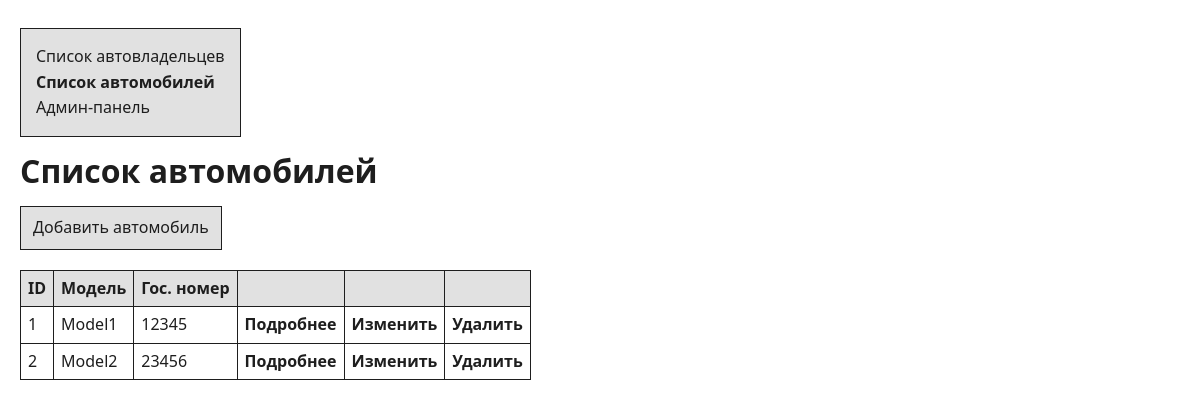
The page /car/list/ on the database as committed earlier.
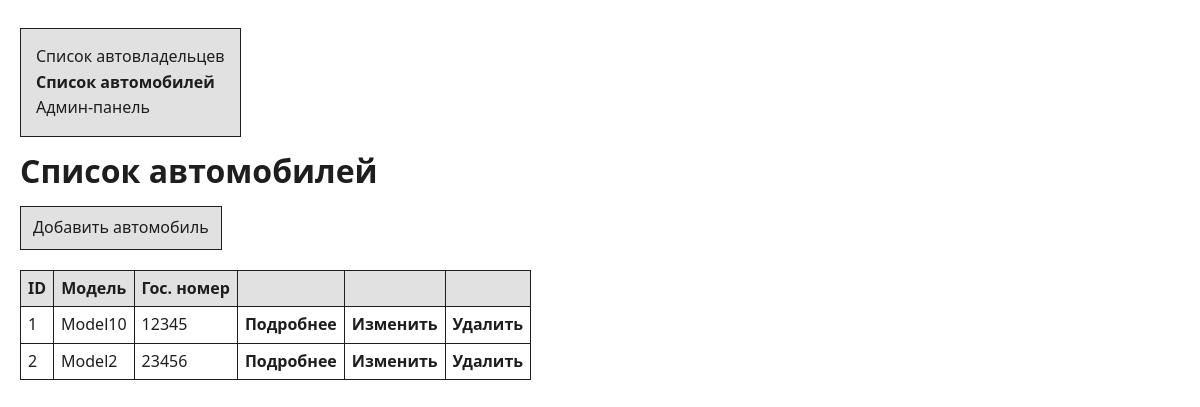
The same page on the database as committed later.
### project_first_app/models.py (models this page shows, shortened)
class Car(models.Model):
    car_id = models.AutoField(primary_key=True)
    license_plate = models.CharField(max_length=15)
    model = models.CharField(max_length=20)
    color = models.CharField(max_length=30, null=True, blank=True)

### project_first_app/views.py (the view)
# urls.py: path('car/list/', views.CarsListView.as_view(), name='cars_list'),
class CarsListView(ListView):
    model = Car
    template_name = 'cars/cars_list.html'
    context_object_name = 'cars'

### templates/cars/cars_list.html (shortened to what this page needs)
{% load static %}
<!DOCTYPE html>
<html lang="ru">
<head>
    <link rel="stylesheet" href="{% static 'css/styles.css'%}" type="text/css">
</head>
<body>
    <div class="nav-menu">
        <a href="{% url 'owners_list' %}">Список автовладельцев</a>
        <p><strong>Список автомобилей</strong></p>
        <a href="/admin">Админ-панель</a>
    </div>
    <h1>Список автомобилей</h1>
    <a href="{% url 'create_car' %}" class="create-button">Добавить автомобиль</a>
    {% if cars %}
        <table class="table">
            <thead>
                <tr>
                    <th>ID</th>
                    <th>Модель</th>
                    <th>Гос. номер</th>
                    <th></th>
                    <th></th>
                    <th></th>
                </tr>
            </thead>
            <tbody>
                {% for car in cars %}
                <tr>
                    <td>{{ car.car_id }}</td>
                    <td>{{ car.model }}</td>
                    <td>{{ car.license_plate }}</td>
                    <td>
                        <a href="{% url 'car_detail' car.car_id %}">
                            Подробнее
                        </a>
                    </td>
                    <td>
                        <a href="{% url 'edit_car' car.car_id %}">
                            Изменить
                        </a>
                    </td>
                    <td>
                        <a href="{% url 'delete_car' car.car_id %}" class="delete">
                            Удалить
                        </a>
                    </td>
                </tr>
                {% endfor %}
            </tbody>
        </table>
    {% else %}
        <p>Автомобили не найдены.</p>
    {% endif %}
</body>
</html>

Rows that differ between the two databases and show on the page:
changed Car id 1: model "Model1" → "Model10"
